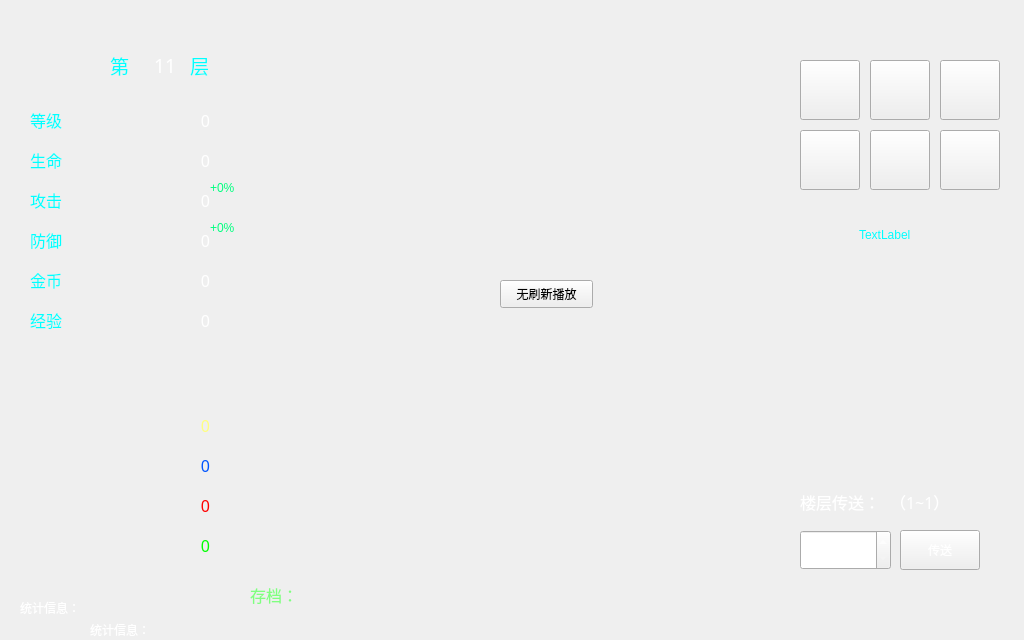
<?xml version="1.0" encoding="UTF-8"?>
<ui version="4.0">
 <class>MainWindow</class>
 <widget class="QMainWindow" name="MainWindow">
  <property name="geometry">
   <rect>
    <x>0</x>
    <y>0</y>
    <width>1024</width>
    <height>640</height>
   </rect>
  </property>
  <property name="windowTitle">
   <string>Qt魔塔25层</string>
  </property>
  <property name="styleSheet">
   <string notr="true">#MainWindow{
	background-image: url(:/images/Background.jpeg);
}</string>
  </property>
  <widget class="QWidget" name="centralwidget">
   <widget class="QLabel" name="label">
    <property name="geometry">
     <rect>
      <x>30</x>
      <y>185</y>
      <width>68</width>
      <height>30</height>
     </rect>
    </property>
    <property name="font">
     <font>
      <family>微软雅黑</family>
      <pointsize>12</pointsize>
      <weight>50</weight>
      <italic>false</italic>
      <bold>false</bold>
     </font>
    </property>
    <property name="styleSheet">
     <string notr="true">color: rgb(0, 255, 255);
font: 12pt &quot;微软雅黑&quot;;</string>
    </property>
    <property name="text">
     <string>攻击</string>
    </property>
   </widget>
   <widget class="QLabel" name="label_2">
    <property name="geometry">
     <rect>
      <x>30</x>
      <y>225</y>
      <width>68</width>
      <height>30</height>
     </rect>
    </property>
    <property name="font">
     <font>
      <family>微软雅黑</family>
      <pointsize>12</pointsize>
      <weight>50</weight>
      <italic>false</italic>
      <bold>false</bold>
     </font>
    </property>
    <property name="styleSheet">
     <string notr="true">color: rgb(0, 255, 255);
font: 12pt &quot;微软雅黑&quot;;</string>
    </property>
    <property name="text">
     <string>防御</string>
    </property>
   </widget>
   <widget class="QLabel" name="label_3">
    <property name="geometry">
     <rect>
      <x>30</x>
      <y>145</y>
      <width>68</width>
      <height>30</height>
     </rect>
    </property>
    <property name="font">
     <font>
      <family>微软雅黑</family>
      <pointsize>12</pointsize>
      <weight>50</weight>
      <italic>false</italic>
      <bold>false</bold>
     </font>
    </property>
    <property name="styleSheet">
     <string notr="true">color: rgb(0, 255, 255);
font: 12pt &quot;微软雅黑&quot;;</string>
    </property>
    <property name="text">
     <string>生命</string>
    </property>
   </widget>
   <widget class="QLabel" name="label_4">
    <property name="geometry">
     <rect>
      <x>30</x>
      <y>265</y>
      <width>68</width>
      <height>30</height>
     </rect>
    </property>
    <property name="font">
     <font>
      <family>微软雅黑</family>
      <pointsize>12</pointsize>
      <weight>50</weight>
      <italic>false</italic>
      <bold>false</bold>
     </font>
    </property>
    <property name="styleSheet">
     <string notr="true">color: rgb(0, 255, 255);
font: 12pt &quot;微软雅黑&quot;;</string>
    </property>
    <property name="text">
     <string>金币</string>
    </property>
   </widget>
   <widget class="QLabel" name="label_5">
    <property name="geometry">
     <rect>
      <x>30</x>
      <y>305</y>
      <width>68</width>
      <height>30</height>
     </rect>
    </property>
    <property name="font">
     <font>
      <family>微软雅黑</family>
      <pointsize>12</pointsize>
      <weight>50</weight>
      <italic>false</italic>
      <bold>false</bold>
     </font>
    </property>
    <property name="styleSheet">
     <string notr="true">color: rgb(0, 255, 255);
font: 12pt &quot;微软雅黑&quot;;</string>
    </property>
    <property name="text">
     <string>经验</string>
    </property>
   </widget>
   <widget class="QLabel" name="label_6">
    <property name="geometry">
     <rect>
      <x>30</x>
      <y>405</y>
      <width>40</width>
      <height>40</height>
     </rect>
    </property>
    <property name="font">
     <font>
      <family>黑体</family>
      <pointsize>12</pointsize>
     </font>
    </property>
    <property name="styleSheet">
     <string notr="true">image: url(:/images/Key_1.png);</string>
    </property>
    <property name="text">
     <string/>
    </property>
   </widget>
   <widget class="QLabel" name="label_7">
    <property name="geometry">
     <rect>
      <x>30</x>
      <y>445</y>
      <width>40</width>
      <height>40</height>
     </rect>
    </property>
    <property name="font">
     <font>
      <family>黑体</family>
      <pointsize>12</pointsize>
     </font>
    </property>
    <property name="styleSheet">
     <string notr="true">image: url(:/images/Key_2.png);</string>
    </property>
    <property name="text">
     <string/>
    </property>
   </widget>
   <widget class="QLabel" name="label_8">
    <property name="geometry">
     <rect>
      <x>30</x>
      <y>485</y>
      <width>40</width>
      <height>40</height>
     </rect>
    </property>
    <property name="font">
     <font>
      <family>黑体</family>
      <pointsize>12</pointsize>
     </font>
    </property>
    <property name="styleSheet">
     <string notr="true">image: url(:/images/Key_3.png);</string>
    </property>
    <property name="text">
     <string/>
    </property>
   </widget>
   <widget class="QLabel" name="label_9">
    <property name="geometry">
     <rect>
      <x>30</x>
      <y>525</y>
      <width>40</width>
      <height>40</height>
     </rect>
    </property>
    <property name="font">
     <font>
      <family>黑体</family>
      <pointsize>12</pointsize>
     </font>
    </property>
    <property name="styleSheet">
     <string notr="true">image: url(:/images/Key_4.png);</string>
    </property>
    <property name="text">
     <string/>
    </property>
   </widget>
   <widget class="QLabel" name="HP">
    <property name="geometry">
     <rect>
      <x>80</x>
      <y>145</y>
      <width>130</width>
      <height>30</height>
     </rect>
    </property>
    <property name="font">
     <font>
      <family>微软雅黑</family>
      <pointsize>12</pointsize>
      <weight>50</weight>
      <italic>false</italic>
      <bold>false</bold>
     </font>
    </property>
    <property name="layoutDirection">
     <enum>Qt::LeftToRight</enum>
    </property>
    <property name="styleSheet">
     <string notr="true">color: rgb(255, 255, 255);
font: 12pt &quot;微软雅黑&quot;;</string>
    </property>
    <property name="text">
     <string>0</string>
    </property>
    <property name="alignment">
     <set>Qt::AlignRight|Qt::AlignTrailing|Qt::AlignVCenter</set>
    </property>
   </widget>
   <widget class="QLabel" name="ATK">
    <property name="geometry">
     <rect>
      <x>80</x>
      <y>185</y>
      <width>130</width>
      <height>30</height>
     </rect>
    </property>
    <property name="font">
     <font>
      <family>微软雅黑</family>
      <pointsize>12</pointsize>
      <weight>50</weight>
      <italic>false</italic>
      <bold>false</bold>
     </font>
    </property>
    <property name="layoutDirection">
     <enum>Qt::LeftToRight</enum>
    </property>
    <property name="styleSheet">
     <string notr="true">color: rgb(255, 255, 255);
font: 12pt &quot;微软雅黑&quot;;</string>
    </property>
    <property name="text">
     <string>0</string>
    </property>
    <property name="alignment">
     <set>Qt::AlignRight|Qt::AlignTrailing|Qt::AlignVCenter</set>
    </property>
   </widget>
   <widget class="QLabel" name="DEF">
    <property name="geometry">
     <rect>
      <x>80</x>
      <y>225</y>
      <width>130</width>
      <height>30</height>
     </rect>
    </property>
    <property name="font">
     <font>
      <family>微软雅黑</family>
      <pointsize>12</pointsize>
      <weight>50</weight>
      <italic>false</italic>
      <bold>false</bold>
     </font>
    </property>
    <property name="layoutDirection">
     <enum>Qt::LeftToRight</enum>
    </property>
    <property name="styleSheet">
     <string notr="true">color: rgb(255, 255, 255);
font: 12pt &quot;微软雅黑&quot;;</string>
    </property>
    <property name="text">
     <string>0</string>
    </property>
    <property name="alignment">
     <set>Qt::AlignRight|Qt::AlignTrailing|Qt::AlignVCenter</set>
    </property>
   </widget>
   <widget class="QLabel" name="GOLD">
    <property name="geometry">
     <rect>
      <x>80</x>
      <y>265</y>
      <width>130</width>
      <height>30</height>
     </rect>
    </property>
    <property name="font">
     <font>
      <family>微软雅黑</family>
      <pointsize>12</pointsize>
      <weight>50</weight>
      <italic>false</italic>
      <bold>false</bold>
     </font>
    </property>
    <property name="layoutDirection">
     <enum>Qt::LeftToRight</enum>
    </property>
    <property name="styleSheet">
     <string notr="true">color: rgb(255, 255, 255);
font: 12pt &quot;微软雅黑&quot;;</string>
    </property>
    <property name="text">
     <string>0</string>
    </property>
    <property name="alignment">
     <set>Qt::AlignRight|Qt::AlignTrailing|Qt::AlignVCenter</set>
    </property>
   </widget>
   <widget class="QLabel" name="EXP">
    <property name="geometry">
     <rect>
      <x>80</x>
      <y>305</y>
      <width>130</width>
      <height>30</height>
     </rect>
    </property>
    <property name="font">
     <font>
      <family>微软雅黑</family>
      <pointsize>12</pointsize>
      <weight>50</weight>
      <italic>false</italic>
      <bold>false</bold>
     </font>
    </property>
    <property name="layoutDirection">
     <enum>Qt::LeftToRight</enum>
    </property>
    <property name="styleSheet">
     <string notr="true">color: rgb(255, 255, 255);
font: 12pt &quot;微软雅黑&quot;;</string>
    </property>
    <property name="text">
     <string>0</string>
    </property>
    <property name="alignment">
     <set>Qt::AlignRight|Qt::AlignTrailing|Qt::AlignVCenter</set>
    </property>
   </widget>
   <widget class="QLabel" name="yellowkey">
    <property name="geometry">
     <rect>
      <x>80</x>
      <y>410</y>
      <width>130</width>
      <height>30</height>
     </rect>
    </property>
    <property name="font">
     <font>
      <family>微软雅黑</family>
      <pointsize>12</pointsize>
      <weight>50</weight>
      <italic>false</italic>
      <bold>false</bold>
     </font>
    </property>
    <property name="layoutDirection">
     <enum>Qt::LeftToRight</enum>
    </property>
    <property name="styleSheet">
     <string notr="true">color: rgb(255, 255, 127);
font: 12pt &quot;微软雅黑&quot;;</string>
    </property>
    <property name="text">
     <string>0</string>
    </property>
    <property name="alignment">
     <set>Qt::AlignRight|Qt::AlignTrailing|Qt::AlignVCenter</set>
    </property>
   </widget>
   <widget class="QLabel" name="bluekey">
    <property name="geometry">
     <rect>
      <x>80</x>
      <y>450</y>
      <width>130</width>
      <height>30</height>
     </rect>
    </property>
    <property name="font">
     <font>
      <family>微软雅黑</family>
      <pointsize>12</pointsize>
      <weight>50</weight>
      <italic>false</italic>
      <bold>false</bold>
     </font>
    </property>
    <property name="layoutDirection">
     <enum>Qt::LeftToRight</enum>
    </property>
    <property name="styleSheet">
     <string notr="true">color: rgb(0, 85, 255);
font: 12pt &quot;微软雅黑&quot;;</string>
    </property>
    <property name="text">
     <string>0</string>
    </property>
    <property name="alignment">
     <set>Qt::AlignRight|Qt::AlignTrailing|Qt::AlignVCenter</set>
    </property>
   </widget>
   <widget class="QLabel" name="redkey">
    <property name="geometry">
     <rect>
      <x>80</x>
      <y>490</y>
      <width>130</width>
      <height>30</height>
     </rect>
    </property>
    <property name="font">
     <font>
      <family>微软雅黑</family>
      <pointsize>12</pointsize>
      <weight>50</weight>
      <italic>false</italic>
      <bold>false</bold>
     </font>
    </property>
    <property name="layoutDirection">
     <enum>Qt::LeftToRight</enum>
    </property>
    <property name="styleSheet">
     <string notr="true">color: rgb(255, 0, 0);
font: 12pt &quot;微软雅黑&quot;;</string>
    </property>
    <property name="text">
     <string>0</string>
    </property>
    <property name="alignment">
     <set>Qt::AlignRight|Qt::AlignTrailing|Qt::AlignVCenter</set>
    </property>
   </widget>
   <widget class="QLabel" name="level">
    <property name="geometry">
     <rect>
      <x>80</x>
      <y>105</y>
      <width>130</width>
      <height>30</height>
     </rect>
    </property>
    <property name="font">
     <font>
      <family>微软雅黑</family>
      <pointsize>12</pointsize>
      <weight>50</weight>
      <italic>false</italic>
      <bold>false</bold>
     </font>
    </property>
    <property name="layoutDirection">
     <enum>Qt::LeftToRight</enum>
    </property>
    <property name="styleSheet">
     <string notr="true">color: rgb(255, 255, 255);
font: 12pt &quot;微软雅黑&quot;;</string>
    </property>
    <property name="text">
     <string>0</string>
    </property>
    <property name="alignment">
     <set>Qt::AlignRight|Qt::AlignTrailing|Qt::AlignVCenter</set>
    </property>
   </widget>
   <widget class="QLabel" name="label_10">
    <property name="geometry">
     <rect>
      <x>30</x>
      <y>105</y>
      <width>68</width>
      <height>30</height>
     </rect>
    </property>
    <property name="font">
     <font>
      <family>微软雅黑</family>
      <pointsize>12</pointsize>
      <weight>50</weight>
      <italic>false</italic>
      <bold>false</bold>
     </font>
    </property>
    <property name="styleSheet">
     <string notr="true">color: rgb(0, 255, 255);
font: 12pt &quot;微软雅黑&quot;;</string>
    </property>
    <property name="text">
     <string>等级</string>
    </property>
   </widget>
   <widget class="QLabel" name="greenkey">
    <property name="geometry">
     <rect>
      <x>80</x>
      <y>530</y>
      <width>130</width>
      <height>30</height>
     </rect>
    </property>
    <property name="font">
     <font>
      <family>微软雅黑</family>
      <pointsize>12</pointsize>
      <weight>50</weight>
      <italic>false</italic>
      <bold>false</bold>
     </font>
    </property>
    <property name="layoutDirection">
     <enum>Qt::LeftToRight</enum>
    </property>
    <property name="styleSheet">
     <string notr="true">color: rgb(0, 255, 0);
font: 12pt &quot;微软雅黑&quot;;</string>
    </property>
    <property name="text">
     <string>0</string>
    </property>
    <property name="alignment">
     <set>Qt::AlignRight|Qt::AlignTrailing|Qt::AlignVCenter</set>
    </property>
   </widget>
   <widget class="QLabel" name="label_11">
    <property name="geometry">
     <rect>
      <x>110</x>
      <y>50</y>
      <width>30</width>
      <height>30</height>
     </rect>
    </property>
    <property name="font">
     <font>
      <family>微软雅黑</family>
      <pointsize>14</pointsize>
      <weight>50</weight>
      <italic>false</italic>
      <bold>false</bold>
     </font>
    </property>
    <property name="styleSheet">
     <string notr="true">color: rgb(0, 255, 255);
font: 14pt &quot;微软雅黑&quot;;</string>
    </property>
    <property name="text">
     <string>第</string>
    </property>
   </widget>
   <widget class="QLabel" name="label_12">
    <property name="geometry">
     <rect>
      <x>190</x>
      <y>50</y>
      <width>30</width>
      <height>30</height>
     </rect>
    </property>
    <property name="font">
     <font>
      <family>微软雅黑</family>
      <pointsize>14</pointsize>
      <weight>50</weight>
      <italic>false</italic>
      <bold>false</bold>
     </font>
    </property>
    <property name="styleSheet">
     <string notr="true">color: rgb(0, 255, 255);
font: 14pt &quot;微软雅黑&quot;;</string>
    </property>
    <property name="text">
     <string>层</string>
    </property>
   </widget>
   <widget class="QLabel" name="floor">
    <property name="geometry">
     <rect>
      <x>150</x>
      <y>50</y>
      <width>30</width>
      <height>30</height>
     </rect>
    </property>
    <property name="font">
     <font>
      <family>微软雅黑</family>
      <pointsize>14</pointsize>
      <weight>50</weight>
      <italic>false</italic>
      <bold>false</bold>
     </font>
    </property>
    <property name="layoutDirection">
     <enum>Qt::LeftToRight</enum>
    </property>
    <property name="styleSheet">
     <string notr="true">color: rgb(255, 255, 255);
font: 14pt &quot;微软雅黑&quot;;</string>
    </property>
    <property name="text">
     <string>11</string>
    </property>
    <property name="alignment">
     <set>Qt::AlignCenter</set>
    </property>
   </widget>
   <widget class="QPushButton" name="Shop">
    <property name="geometry">
     <rect>
      <x>800</x>
      <y>60</y>
      <width>60</width>
      <height>60</height>
     </rect>
    </property>
    <property name="focusPolicy">
     <enum>Qt::NoFocus</enum>
    </property>
    <property name="styleSheet">
     <string notr="true">border-image: url(:/images/Shop.png);</string>
    </property>
    <property name="text">
     <string/>
    </property>
   </widget>
   <widget class="QLabel" name="atk_add">
    <property name="geometry">
     <rect>
      <x>210</x>
      <y>180</y>
      <width>68</width>
      <height>15</height>
     </rect>
    </property>
    <property name="styleSheet">
     <string notr="true">color: rgb(0, 255, 127);
font: 7pt &quot;微软雅黑&quot;;</string>
    </property>
    <property name="text">
     <string>+0%</string>
    </property>
   </widget>
   <widget class="QLabel" name="def_add">
    <property name="geometry">
     <rect>
      <x>210</x>
      <y>220</y>
      <width>68</width>
      <height>15</height>
     </rect>
    </property>
    <property name="styleSheet">
     <string notr="true">color: rgb(0, 255, 127);
font: 7pt &quot;微软雅黑&quot;;</string>
    </property>
    <property name="text">
     <string>+0%</string>
    </property>
   </widget>
   <widget class="QPushButton" name="FastSave">
    <property name="geometry">
     <rect>
      <x>800</x>
      <y>130</y>
      <width>60</width>
      <height>60</height>
     </rect>
    </property>
    <property name="focusPolicy">
     <enum>Qt::NoFocus</enum>
    </property>
    <property name="styleSheet">
     <string notr="true">border-image: url(:/images/Save.png);</string>
    </property>
    <property name="text">
     <string/>
    </property>
   </widget>
   <widget class="QPushButton" name="FastLoad">
    <property name="geometry">
     <rect>
      <x>870</x>
      <y>130</y>
      <width>60</width>
      <height>60</height>
     </rect>
    </property>
    <property name="focusPolicy">
     <enum>Qt::NoFocus</enum>
    </property>
    <property name="styleSheet">
     <string notr="true">border-image: url(:/images/Load.png);</string>
    </property>
    <property name="text">
     <string/>
    </property>
   </widget>
   <widget class="QPushButton" name="ReStart">
    <property name="geometry">
     <rect>
      <x>870</x>
      <y>60</y>
      <width>60</width>
      <height>60</height>
     </rect>
    </property>
    <property name="focusPolicy">
     <enum>Qt::NoFocus</enum>
    </property>
    <property name="styleSheet">
     <string notr="true">border-image: url(:/images/Restart.png);</string>
    </property>
    <property name="text">
     <string/>
    </property>
   </widget>
   <widget class="QLabel" name="label_13">
    <property name="geometry">
     <rect>
      <x>800</x>
      <y>490</y>
      <width>101</width>
      <height>24</height>
     </rect>
    </property>
    <property name="font">
     <font>
      <family>微软雅黑</family>
      <pointsize>12</pointsize>
      <weight>50</weight>
      <italic>false</italic>
      <bold>false</bold>
     </font>
    </property>
    <property name="styleSheet">
     <string notr="true">color: rgb(255, 255, 255);
font: 12pt &quot;微软雅黑&quot;;</string>
    </property>
    <property name="text">
     <string>楼层传送：</string>
    </property>
   </widget>
   <widget class="QLabel" name="Send_Scope">
    <property name="geometry">
     <rect>
      <x>890</x>
      <y>490</y>
      <width>111</width>
      <height>24</height>
     </rect>
    </property>
    <property name="font">
     <font>
      <family>微软雅黑</family>
      <pointsize>12</pointsize>
      <weight>50</weight>
      <italic>false</italic>
      <bold>false</bold>
     </font>
    </property>
    <property name="styleSheet">
     <string notr="true">color: rgb(255, 255, 255);
font: 12pt &quot;微软雅黑&quot;;</string>
    </property>
    <property name="text">
     <string>（1~1）</string>
    </property>
   </widget>
   <widget class="QSpinBox" name="Send_Floor">
    <property name="geometry">
     <rect>
      <x>800</x>
      <y>530</y>
      <width>91</width>
      <height>40</height>
     </rect>
    </property>
    <property name="focusPolicy">
     <enum>Qt::NoFocus</enum>
    </property>
    <property name="styleSheet">
     <string notr="true">border-image: url(:/images/Blackgold.jpg);
font: 14pt &quot;微软雅黑&quot;;
color: rgb(255, 255, 255);</string>
    </property>
    <property name="minimum">
     <number>1</number>
    </property>
    <property name="maximum">
     <number>25</number>
    </property>
   </widget>
   <widget class="QPushButton" name="Send">
    <property name="geometry">
     <rect>
      <x>900</x>
      <y>530</y>
      <width>80</width>
      <height>40</height>
     </rect>
    </property>
    <property name="focusPolicy">
     <enum>Qt::NoFocus</enum>
    </property>
    <property name="styleSheet">
     <string notr="true">border-image: url(:/images/Blackgold.jpg);
font: 14pt &quot;微软雅黑&quot;;
color: rgb(255, 255, 255);</string>
    </property>
    <property name="text">
     <string>传送</string>
    </property>
   </widget>
   <widget class="QLabel" name="Statistics">
    <property name="geometry">
     <rect>
      <x>20</x>
      <y>600</y>
      <width>931</width>
      <height>16</height>
     </rect>
    </property>
    <property name="styleSheet">
     <string notr="true">color: rgb(255, 255, 255);
font: 8pt &quot;微软雅黑&quot;;</string>
    </property>
    <property name="text">
     <string>统计信息：</string>
    </property>
   </widget>
   <widget class="QLabel" name="Statistics_2">
    <property name="geometry">
     <rect>
      <x>90</x>
      <y>620</y>
      <width>861</width>
      <height>20</height>
     </rect>
    </property>
    <property name="styleSheet">
     <string notr="true">color: rgb(255, 255, 255);
font: 8pt &quot;微软雅黑&quot;;</string>
    </property>
    <property name="text">
     <string>统计信息：</string>
    </property>
   </widget>
   <widget class="QPushButton" name="FastShow">
    <property name="geometry">
     <rect>
      <x>940</x>
      <y>130</y>
      <width>60</width>
      <height>60</height>
     </rect>
    </property>
    <property name="focusPolicy">
     <enum>Qt::NoFocus</enum>
    </property>
    <property name="styleSheet">
     <string notr="true">border-image: url(:/images/Display.png);</string>
    </property>
    <property name="text">
     <string/>
    </property>
   </widget>
   <widget class="QPushButton" name="FastShow_NoRefresh">
    <property name="geometry">
     <rect>
      <x>500</x>
      <y>280</y>
      <width>93</width>
      <height>28</height>
     </rect>
    </property>
    <property name="focusPolicy">
     <enum>Qt::NoFocus</enum>
    </property>
    <property name="text">
     <string>无刷新播放</string>
    </property>
   </widget>
   <widget class="QLabel" name="label_14">
    <property name="geometry">
     <rect>
      <x>30</x>
      <y>40</y>
      <width>48</width>
      <height>48</height>
     </rect>
    </property>
    <property name="styleSheet">
     <string notr="true">image: url(:/images/Warrior.png);</string>
    </property>
    <property name="text">
     <string/>
    </property>
   </widget>
   <widget class="QPushButton" name="Exit">
    <property name="geometry">
     <rect>
      <x>940</x>
      <y>60</y>
      <width>60</width>
      <height>60</height>
     </rect>
    </property>
    <property name="focusPolicy">
     <enum>Qt::NoFocus</enum>
    </property>
    <property name="styleSheet">
     <string notr="true">border-image: url(:/images/Exit.png);</string>
    </property>
    <property name="text">
     <string/>
    </property>
   </widget>
   <widget class="QLabel" name="information_pic">
    <property name="geometry">
     <rect>
      <x>800</x>
      <y>210</y>
      <width>48</width>
      <height>48</height>
     </rect>
    </property>
    <property name="styleSheet">
     <string notr="true">border-image: url(:/images/Blackgold.jpg);</string>
    </property>
    <property name="text">
     <string/>
    </property>
   </widget>
   <widget class="QLabel" name="information_title">
    <property name="geometry">
     <rect>
      <x>859</x>
      <y>220</y>
      <width>131</width>
      <height>30</height>
     </rect>
    </property>
    <property name="styleSheet">
     <string notr="true">font: 14pt &quot;微软雅黑&quot;;
color: rgb(0, 255, 255);</string>
    </property>
    <property name="text">
     <string>TextLabel</string>
    </property>
   </widget>
   <widget class="QLabel" name="label_15">
    <property name="geometry">
     <rect>
      <x>250</x>
      <y>580</y>
      <width>68</width>
      <height>30</height>
     </rect>
    </property>
    <property name="font">
     <font>
      <family>微软雅黑</family>
      <pointsize>12</pointsize>
      <weight>50</weight>
      <italic>false</italic>
      <bold>false</bold>
     </font>
    </property>
    <property name="styleSheet">
     <string notr="true">color: rgb(128, 255, 128);
font: 12pt &quot;微软雅黑&quot;;</string>
    </property>
    <property name="text">
     <string>存档：</string>
    </property>
   </widget>
  </widget>
 </widget>
 <resources/>
 <connections/>
</ui>
